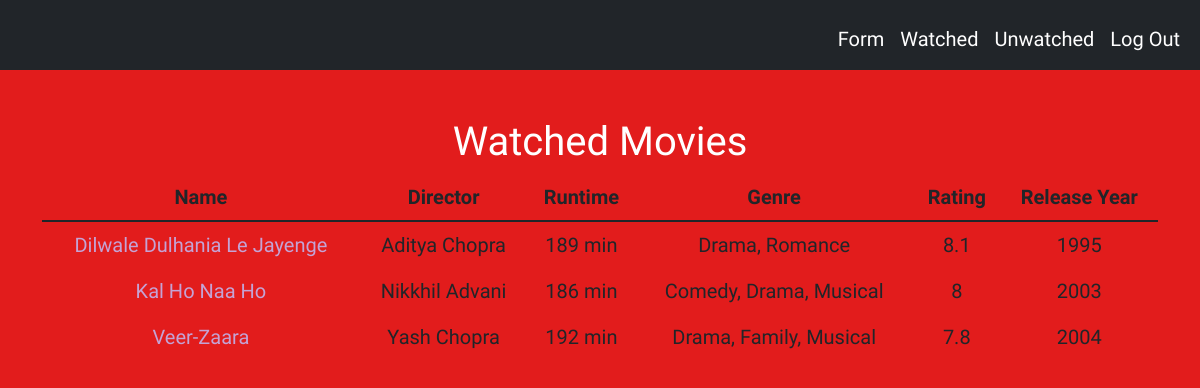
The app's page /watched (signed in) with its own data.
### tables this page shows
CREATE TABLE watched(id INTEGER PRIMARY KEY, movie_name TEXT NOT NULL, runtime TEXT NOT NULL, genre TEXT NOT NULL, rating NUMERIC NOT NULL, released_year INTEGER NOT NULL, user_id INTEGER NOT NULL, director TEXT NOT NULL);

### app.py (the view)
@app.route("/watched")
@login_required
def watched():
    watched = db.execute("SELECT * FROM watched WHERE user_id = ?", session["user_id"])
    return render_template("watched.html", watched=watched)

### app.py (called while the page is built)
@app.after_request
def after_request(response):
    response.headers["Cache-Control"] = "no-cache, no-store, must-revalidate"
    response.headers["Expires"] = 0
    response.headers["Pragma"] = "no-cache"
    return response

### helpers.py (called while the page is built)
def login_required(f):
    @wraps(f)
    def decorated_function(*args, **kwargs):
        if session.get("user_id") is None:
            return redirect("/login")
        return f(*args, **kwargs)
    return decorated_function

### templates/watched.html (shortened to what this page needs)
{% extends "layout.html" %}
{% block main %}
<h1> Watched Movies </h1>
<form method="post" action="/about">
<table class="table">
    <thead>
        <tr>
            <th class="text-center">Name</th>
            <th class="text-center">Director</th>
            <th class="text-center">Runtime</th>
            <th class="text-center">Genre</th>
            <th class="text-center">Rating</th>
            <th class="text-center">Release Year</th>
        </tr>
    </thead>
    <tbody>
        {% for watch in watched %}
            <tr>
                {% set movie_name = watch.movie_name %}
                <td><a href="/about?movie={{ watch.movie_name }}" name="{{ movie_name }}">{{ watch.movie_name }}</a></td>
                <td>{{ watch.director }}</td>
                <td>{{ watch.runtime }}</td>
                <td>{{ watch.genre }}</td>
                <td>{{ watch.rating }}</td>
                <td>{{ watch.released_year }}</td>
            </tr>
        {% endfor %}
    </tbody>
</table>
</form>
{% endblock %}

### static/styles.css (style rules this page uses)
h1 { font-family: 'Bungee Inline', cursive; }
body { background-color: rgb(226, 28, 28); color: white; font-family: 'Patrick Hand', cursive; font-size: 20px; }
a:link { color: rgb(196, 163, 213); background-color: transparent; text-decoration: none; }
table, th, td { border: black; }

### records on screen
watched: movie_name "Dilwale Dulhania Le Jayenge", director "Aditya Chopra", runtime "189 min", genre "Drama, Romance", rating "8.1", released_year "1995"
watched: movie_name "Kal Ho Naa Ho", director "Nikkhil Advani", runtime "186 min", genre "Comedy, Drama, Musical", rating "8", released_year "2003"
watched: movie_name "Veer-Zaara", director "Yash Chopra", runtime "192 min", genre "Drama, Family, Musical", rating "7.8", released_year "2004"
